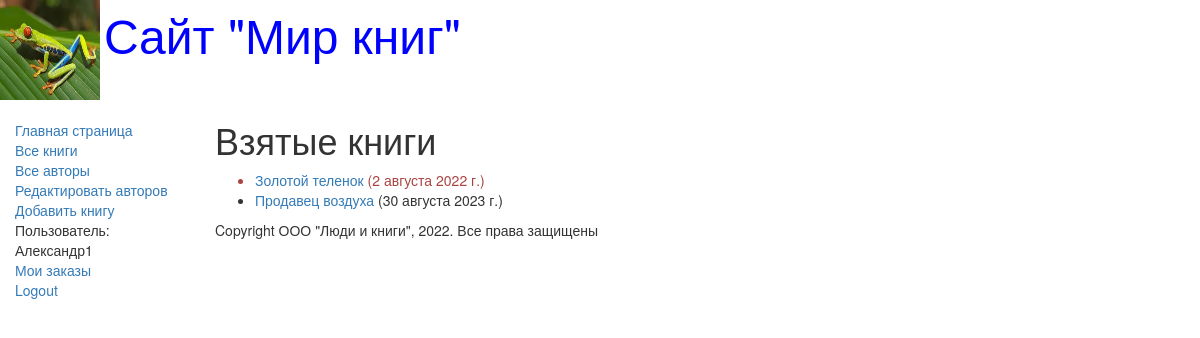
The app's page /mybooks/ (signed in) with its own data.
### catalog/models.py (models this page shows, shortened)
class BookInstance(models.Model):
    book = models.ForeignKey(Book, on_delete=models.CASCADE, null=True)
    inv_nom = models.CharField(max_length=20, null=True, help_text='Введите инвентарный номер экземпляра',
                               verbose_name='Инвентарный номер')
    imprint = models.CharField(max_length=200, help_text='Введите издательство и год выпуска',
                               verbose_name='Издательство')
    status = models.ForeignKey(Status, on_delete=models.CASCADE, null=True, help_text='Изменить состояние экземпляра',
                               verbose_name='Статус экземпляра книги')
    due_back = models.DateField(null=True, blank=True, help_text='Введите конец срока статуса',
                                verbose_name='Дата окончания статуса')
    borrower = models.ForeignKey(User, on_delete=models.SET_NULL, null=True, blank=True, verbose_name='Заказчик',
                                 help_text='Выберите заказчика книги')
    @property
    def is_overdue(self):
        if self.due_back and date.today() > self.due_back:
            return True
        return False
    class Meta:
        ordering = ['-due_back']

class Book(models.Model):
    title = models.CharField(max_length=200, help_text='Введите название книги', verbose_name='Название книги')
    genre = models.ForeignKey(Genre, on_delete=models.CASCADE, help_text='Введите жанр для книги',
                              verbose_name='Жанр книги', null=True)
    language = models.ForeignKey(Language, on_delete=models.CASCADE, help_text='Выберите язык книги',
                                 verbose_name='Язык книги', null=True)
    author = models.ManyToManyField(Author, help_text='Выберите автора книги', verbose_name='Автор книги')
    summary = models.TextField(max_length=1000, help_text='Введите краткое описание книги',
                               verbose_name='Аннотация книги')
    isbn = models.CharField(max_length=13, help_text='Должно содержать 13 символов', verbose_name='ISBN книги')
    def display_author(self):
        return ', '.join(([author.last_name for author in self.author.all()]))
    display_author.short_description = 'Авторы'

### catalog/views.py (the view)
# urls.py: re_path(r'^mybooks/$', views.LoanedBooksByUserListView.as_view(), name='my-borrowed'),
class LoanedBooksByUserListView(LoginRequiredMixin, generic.ListView):
    model = BookInstance
    template_name = 'catalog/bookinstance_list_borrowed_user.html'
    paginate_by = 10
    def get_queryset(self):
        return BookInstance.objects.filter(borrower=self.request.user).filter(status__exact='2').order_by('due_back')

### catalog/templates/catalog/bookinstance_list_borrowed_user.html
{% extends "base_generic.html" %}
{% block content %}
<h1>Взятые книги</h1>
{% if bookinstance_list %}
<ul>
    {% for bookinst in bookinstance_list %}
    <li class="{% if bookinst.is_overdue %}
    text-danger{% endif %}">
        <a href="{% url 'book-detail' bookinst.book.pk %}">
            {{ bookinst.book.title }}</a>
        ({{ bookinst.due_back }})
    </li>
    {% endfor %}
</ul>
{% else %}
<p>Нет книг со статусом В ЗАКАЗЕ</p>
{% endif %}
{% endblock %}

### catalog/templates/base_generic.html (shortened to what this page needs)
<!DOCTYPE html>
<html lang="en">
<head>
    <link rel="stylesheet" href="https://maxcdn.bootstrapcdn.com/bootstrap/3.3.7/css/bootstrap.min.css">
    {% load static %}
    <link rel="stylesheet" href="{% static 'css/styles.css' %}">
    {% block head %}
    <img src="{% static 'images/logotip.jpg' %}" style="width: 100px; height: 100px;" align="absmiddle">
    <font size=7, color="blue">Сайт "Мир книг"</font>
    {% endblock %}
</head>
<body>
<div class="container-fluid">
    <div class="row">
        <div class="col-sm-2">
            {% block sidebar %}
            <ul class="sidebar-nav">
                <li><a href="{% url 'index' %}">Главная страница</a></li>
                <li><a href="{% url 'books' %}">Все книги</a></li>
                <li><a href="{% url 'authors' %}">Все авторы</a></li>
                <li><a href="{% url 'authors_add' %}">Редактировать авторов</a></li>
                <li><a href="{% url 'book_create' %}">Добавить книгу</a></li>
                {% if user.is_authenticated %}
                <li>Пользователь: {{ user.get_username }}</li>
                <li><a href="{% url 'my-borrowed' %}">Мои заказы</a> </li>
                <li><a href="{% url 'logout' %}?next={{ request.path }}">Logout</a></li>
                {% else %}
                <li><a href="{% url 'login' %}?next={{ request.path }}">Login</a></li>
                {% endif %}
            </ul>
            {% endblock %}
        </div>
        <div class="col-sm-10">
            {% block content %}{% endblock %}
            {% block footer %}
            {% block copyright %}
            <p>Copyright ООО "Люди и книги", 2022. Все права защищены</p>
            {% endblock %}
            {% endblock %}
        </div>
    </div>
</div>
</body>
</html>

### catalog/static/css/styles.css (style rules this page uses)
.sidebar-nav { margin-top: 20px; padding: 0; list-style: none; }

### records on screen
BookInstance: book "Золотой теленок", due_back "2 августа 2022 г."
BookInstance: book "Продавец воздуха", due_back "30 августа 2023 г."

### other values on screen
{{ user.get_username }} "Александр1"
